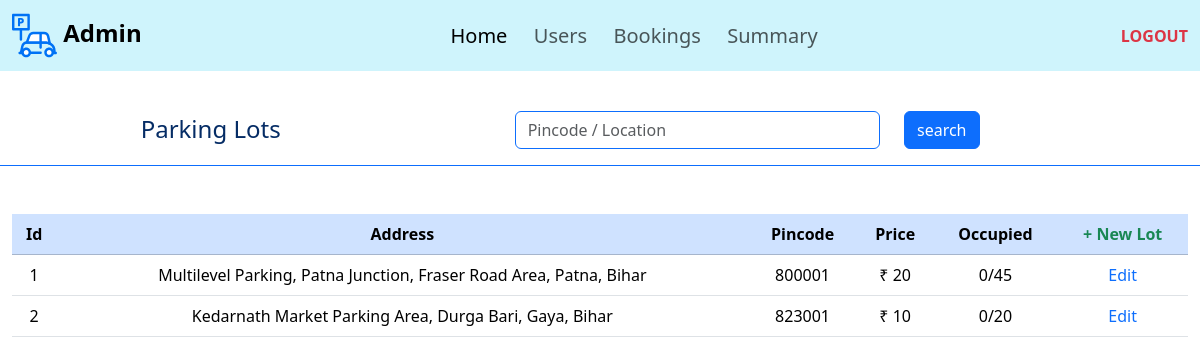
The page /admin (signed in) on the database its author committed.
### application/models.py (models this page shows)
class Parking_lot(db.Model):
    id = db.Column(db.Integer, primary_key=True ,autoincrement=True)
    max_spots = db.Column(db.Integer(), nullable=False)
    price = db.Column(db.Integer(), nullable=False)
    prime_location = db.Column(db.String(), nullable=False)
    pincode = db.Column(db.Integer(), nullable=False)
    address = db.Column(db.String(), nullable=False)
    spots = db.relationship('Parking_spot', backref='parking_lot', lazy=True)
    bookings = db.relationship('Booking', backref='parking_lot', lazy=True, order_by='Booking.parking')

### application/controllers.py (the view, shortened to what this page needs)
@app.route('/admin', methods=['GET', 'POST'])
def admin():
    if 'user' not in session:
        return redirect(url_for('login'))
    u=User.query.get(session['user'])
    if u.is_admin==True:
        lots=Parking_lot.query.all()
        o={}
        for lot in lots:
            o[lot.id]=sum(1 for i in lot.spots if i.is_occupied)
        return render_template('admin.html', parking_lots=lots, o=o)
    return redirect(url_for('user'))

### templates/admin.html (shortened to what this page needs)
{% extends "template.jinja" %}
{% block body %}
<nav class="navbar navbar-expand-lg bg-info-subtle">
    <div class="container-fluid">
        <a class="navbar-brand fs-4" href="/"><img src="/static/parking.svg" width="45" height="45"
                alt="ParkHere"><strong>&nbsp;Admin</strong></a>
        <div class="collapse navbar-collapse " id="navbarText">
            <ul class="navbar-nav m-auto mb-2 mb-lg-0">
                <li class="nav-item">
                    <a class="nav-link fs-5 active" aria-current="page" href="/admin">Home&nbsp;&nbsp;</a>
                </li>
                <li class="nav-item">
                    <a class="nav-link fs-5 " aria-current="page" href="/users">Users&nbsp;&nbsp;</a>
                </li>
                <li class="nav-item">
                    <a class="nav-link fs-5" aria-current="page" href="/bookings">Bookings&nbsp;&nbsp;</a>
                </li>
                <li class="nav-item">
                    <a class="nav-link fs-5" aria-current="page" href="/summary">Summary&nbsp;&nbsp;</a>
                </li>
            </ul>
            <span class="navbar-text">
                <a class="link-danger link-underline-opacity-0" href="/logout"><b>LOGOUT</b></a>
            </span>
        </div>
    </div>
</nav>
<br>
<div class="container-fluid">
    <form class="row border-bottom border-primary p-3 mb-5" method="post">
        <div class="col-4 text-primary-emphasis text-center fs-4">Parking&nbsp;Lots</div>
        <div class="col-1"></div>
        <div class="col-4 text-primary-emphasis text-end ">
            <input class="form-control border-primary " id="inputEmail5" type="text" name="search"
                placeholder="Pincode / Location">
        </div>
        <div class="col-3 text-primary-emphasis text-start"><button class=' col btn btn-primary'
                type="submit">search</button></div>
    </form>
</div>
<div class="container-fluid text-center">
    <table class="table">
        <thead class="table-primary">
            <th>Id</th>
            <th>Address</th>
            <th>Pincode</th>
            <th>Price</th>
            <th>Occupied</th>
            <th><a class="link-success link-underline-opacity-0 fs-6" href="/addlot">+&nbsp;New&nbsp;Lot</a></th>
        </thead>
        <tbody>
            {% for lot in parking_lots %}
            <tr>
                <td>{{lot.id}}</td>
                <td>{{lot.address}}</td>
                <td>{{lot.pincode}}</td>
                <td>₹ {{lot.price}}</td>
                <td>{{ o[lot.id] }}/{{ lot.spots | length }}</td>
                <td><a class="link-primary link-underline-opacity-0" href="/editlot/{{lot.id}}">Edit</a></td>
            </tr>
            {% endfor %}
        </tbody>
    </table>
</div>
{% endblock %}

### rows shown on the page
Parking_lot: id "1", address "Multilevel Parking, Patna Junction, Fraser Road Area, Patna, Bihar", pincode "800001", price "20", o "0", spots|length "45"
Parking_lot: id "2", address "Kedarnath Market Parking Area, Durga Bari, Gaya, Bihar", pincode "823001", price "10", o "0", spots|length "20"
